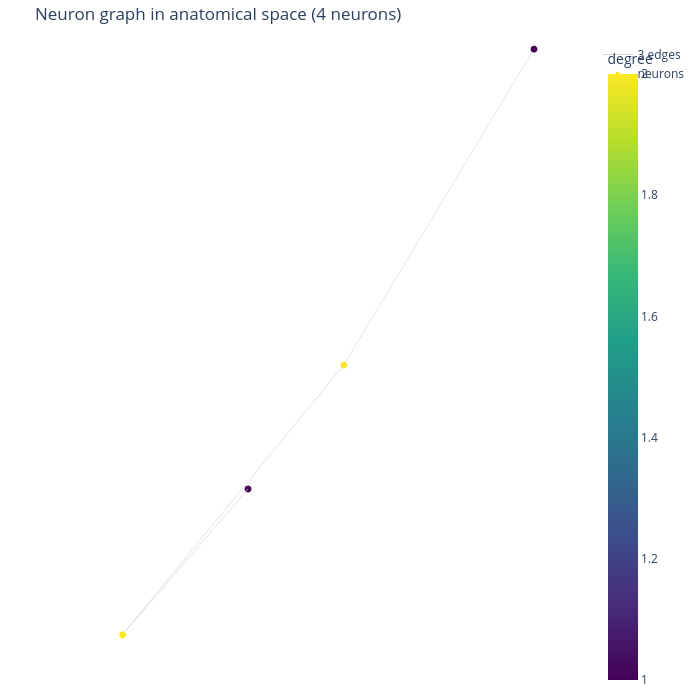

Notebook code for this chart:
### Markdown cell above
### 3d. The neuron graph in real anatomical space

Here each neuron is placed at the centroid of its own presynaptic sites (real `(x, y, z)` coordinates),
and the neuron_graph's edges are drawn as straight line segments between those centroids. This *is*
physically meaningful — it shows you which neurons are wired together, at their actual position in the
brain. Rotate/zoom freely; a handful of neurons may be dropped if they have no presynaptic sites in this
ROI's synapse table (a note is printed if so).

Edge count here is one per thresholded neuron pair, so it's normally reasonable to draw them all; a
`max_edges` cap with random subsampling is included as a safeguard for very dense graphs.

### Code cell
def plot_neuron_graph_3d_anatomical(G, synapse_table, show_edges=True, max_edges=3000, title=None):
    if not _require_plotly():
        return
    centroids = neuron_centroids(synapse_table)
    nodes = [n for n in G.nodes() if n in centroids.index]
    missing = G.number_of_nodes() - len(nodes)
    if missing:
        print(f"Note: {missing} neuron(s) in the graph have no presynaptic sites in this ROI's "
              f"synapse table, so they're dropped from this anatomical view.")

    traces = []
    if show_edges:
        edges = [(u, v) for u, v in G.edges() if u in centroids.index and v in centroids.index]
        if len(edges) > max_edges:
            print(f"{len(edges)} edges exceeds max_edges={max_edges}; randomly subsampling for "
                  f"readability (raise max_edges, or pass show_edges=False, to change this).")
            rng = np.random.default_rng(0)
            keep = rng.choice(len(edges), size=max_edges, replace=False)
            edges = [edges[i] for i in keep]
        ex, ey, ez = [], [], []
        for u, v in edges:
            p0, p1 = centroids.loc[u], centroids.loc[v]
            ex += [p0["x"], p1["x"], None]
            ey += [p0["y"], p1["y"], None]
            ez += [p0["z"], p1["z"], None]
        traces.append(go.Scatter3d(x=ex, y=ey, z=ez, mode="lines",
                                     line=dict(width=1, color="lightgray"), hoverinfo="none",
                                     name=f"{len(edges)} edges"))

    degrees = dict(G.degree())
    node_coords = centroids.loc[nodes]
    hover = [f"bodyId {n}<br>degree {degrees[n]}" for n in nodes]
    traces.append(go.Scatter3d(
        x=node_coords["x"], y=node_coords["y"], z=node_coords["z"], mode="markers",
        marker=dict(size=4, color=[degrees[n] for n in nodes], colorscale="Viridis",
                   showscale=True, colorbar=dict(title="degree")),
        text=hover, hoverinfo="text", name="neurons"))

    fig = go.Figure(data=traces)
    fig.update_layout(
        title=title or f"Neuron graph in anatomical space ({len(nodes)} neurons)",
        scene=dict(aspectmode="data", xaxis=dict(visible=False), yaxis=dict(visible=False),
                   zaxis=dict(visible=False)),
        width=700, height=700, margin=dict(l=10, r=10, t=40, b=10))
    fig.show()


plot_neuron_graph_3d_anatomical(G_neurons, synapse_table)

### Figure 1 — Plotly figure (JSON) as saved in the notebook; plotly's stock layout.template omitted (floating-point values rounded to 4 significant figures)
{"data": [{"hoverinfo": "none", "line": {"color": "lightgray", "width": 1}, "mode": "lines", "name": "3 edges", "type": "scatter3d", "x": [26030.0, 25800.0, null, 26030.0, 25910.0, null, 25800.0, 25770.0, null], "y": [24340.0, 24320.0, null, 24340.0, 24330.0, null, 24320.0, 24420.0, null], "z": [20430.0, 20520.0, null, 20430.0, 20470.0, null, 20520.0, 20750.0, null]}, {"hoverinfo": "text", "marker": {"color": [2, 2, 1, 1], "colorbar": {"title": {"text": "degree"}}, "colorscale": [[0, "#440154"], [0.1111, "#482878"], [0.2222, "#3e4989"], [0.3333, "#31688e"], [0.4444, "#26828e"], [0.5556, "#1f9e89"], [0.6667, "#35b779"], [0.7778, "#6ece58"], [0.8889, "#b5de2b"], [1, "#fde725"]], "showscale": true, "size": 4}, "mode": "markers", "name": "neurons", "text": ["bodyId 1008378448<br>degree 2", "bodyId 1100792636<br>degree 2", "bodyId 5813027016<br>degree 1", "bodyId 5813057274<br>degree 1"], "type": "scatter3d", "x": [26030.0, 25800.0, 25910.0, 25770.0], "y": [24340.0, 24320.0, 24330.0, 24420.0], "z": [20430.0, 20520.0, 20470.0, 20750.0]}], "layout": {"height": 700, "margin": {"b": 10, "l": 10, "r": 10, "t": 40}, "scene": {"aspectmode": "data", "xaxis": {"visible": false}, "yaxis": {"visible": false}, "zaxis": {"visible": false}}, "title": {"text": "Neuron graph in anatomical space (4 neurons)"}, "width": 700}}
